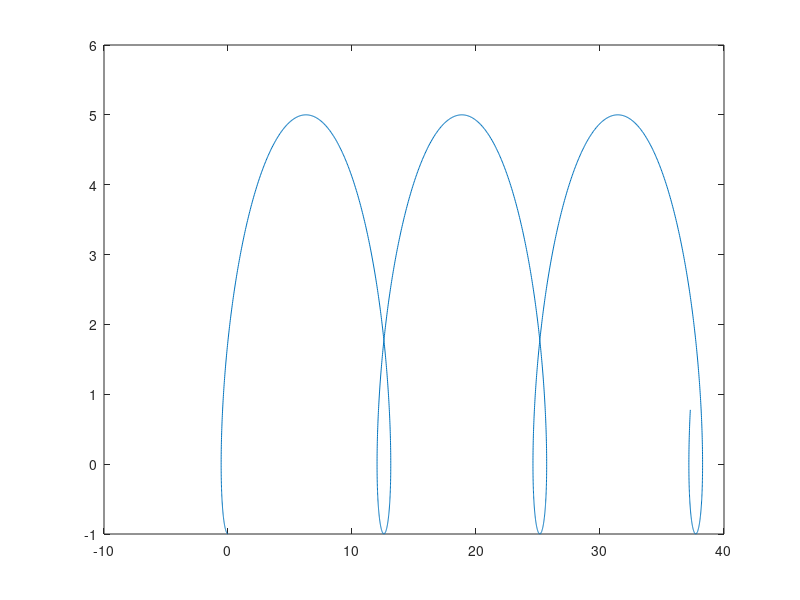

Write the MATLAB code that produced this figure.
y=[0.38;3.25;4.97;-0.26];
t=[1;2;3;7];
C=[ones(size(t)),-cos(t)];
pbar=[0;0];
G_p=1000*eye(2,2);
G_Beta=0.01*eye(4,4); 
ytilde=y-C*pbar; 
G_y=C*G_p*C'+G_Beta;
K=G_p*C'*inv(G_y); 
phat=pbar+K*ytilde; G_eps=G_p-K*C*G_p;
t1=0:0.01:20; x1=phat(1)*t1-phat(2)*sin(t1); 
y1=phat(1)-phat(2)*cos(t1); plot(x1,y1);











